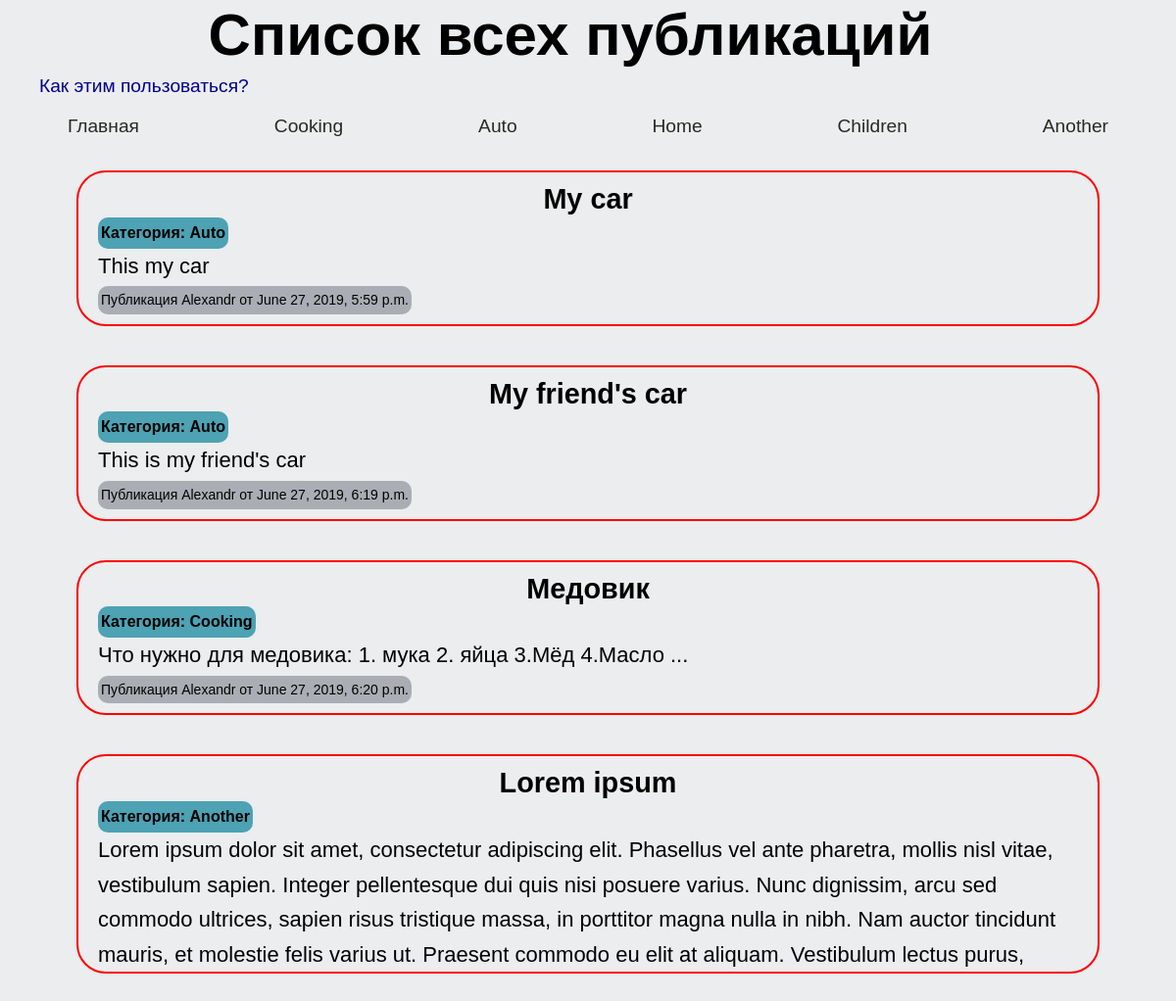
The page / on the database its author committed.
### posts/models.py (models this page shows, shortened)
class Post(models.Model):
    STATUS_CHOICES = (
        ('draft', 'Черновик'),
        ('published', 'Опубликован'),
    )
    title = models.CharField(max_length=250)
    slug = models.SlugField(max_length=250, unique_for_date='when_published')
    author = models.ForeignKey(User, on_delete=models.CASCADE, related_name='blog_posts')
    body = models.TextField()
    when_published = models.DateTimeField(default=timezone.now)
    created = models.DateTimeField(auto_now_add=True)
    updated = models.DateTimeField(auto_now=True)
    status = models.CharField(max_length=10, choices=STATUS_CHOICES, default='draft')
    category = models.ForeignKey(Category, related_name="posts", null=True, blank=True, on_delete=models.SET_NULL)

class Category(models.Model):
	CATEGORY_CHOICES = (
			("Cooking","Кулинария"),
			("Auto","Авто"),
			("Home","Дом"),
			("Children","Дети"),
			("Another","Другое")
		)
	slug = models.SlugField(max_length=250)
	title = models.CharField(max_length=250, choices=CATEGORY_CHOICES)
	def __str__(self):
		return self.title

### posts/views.py (the view)
# urls.py: path('', PostsListView.as_view(), name="main"),
class PostsListView(ListView):
	def get_queryset(self):
		try:
			category = self.kwargs['category']
			print(category)
			queryset = Post.objects.filter(status="published").filter(category__title=category)
			return queryset, category
		except:
			queryset = Post.objects.filter(status="published")
			category = ''
			return queryset, category
	template_name = "posts/list.html"
	def get_context_data(self, **kwargs):
		context = super().get_context_data(**kwargs)
		context['category'] = self.get_queryset()[1]
		context['posts'] = self.get_queryset()[0]
		return context

### posts/templates/posts/list.html (shortened to what this page needs)
<!DOCTYPE html>
<html lang="en">
<head>
</head>
<body>
	<header>{% if category %}<h1>Категория: {{ category }}</h1>{% else %}<h1>Список всех публикаций</h1>{% endif %}<p class="how_to_use"><a class="how_to_use" href="">Как этим пользоваться?</a></p></header>
	<nav>
		<ol>
			<li><a href="{% url "main" %}">Главная</a></li>
			<li><a href="{% url "list_by_category" "Cooking" %}">Cooking</a></li>
			<li><a href="{% url "list_by_category" "Auto" %}">Auto</a></li>
			<li><a href="{% url "list_by_category" "Home" %}">Home</a></li>
			<li><a href="{% url "list_by_category" "Children" %}">Children</a></li>
			<li><a href="{% url "list_by_category" "Another" %}">Another</a></li>
		</ol>
	</nav>
	<article>
    	{% for pub in posts %}
		{% if forloop.last %}
		<div class="last">
		{% else %}
		<div>
		{% endif %}
        	<h2>{{ pub.title }}</h2>
        	<h3 class="category">Категория: {{ pub.category }}</h3>
        	<p class="body">{{ pub.body }}</p>
        	<p class="from_who">
            	Публикация {{ pub.author }} от {{ pub.when_published }}
        	</p>
    	</div>
    	{% empty %}
        	<h2>Публикаций нет</h2>
        	<p>Чтобы добавить что-то в список, зайдите в админку и добавьте их оттуда.</p>
    	{% endfor %}
	</article>
</body>
</html>

### posts/templates/posts/list.html (style rules this page uses)
* { padding: 0; margin: 0; }
body { font:1.2em/1.62 sans-serif; background-color: #EBEDEF; }
nav { margin: 10px 0; }
h1,h2 { line-height:1.2; }
h1 { display: inline-block; width: 75%; font-size:60px; text-align: center; margin-left: 11%; }
h2 { text-align: center; }
h3.category { display: inline-block; font-size: 16px; background-color: #4DA2B4; border-radius: 10px; padding: 3px; }
article { min-height: 1000px; display: flex; flex-direction: column; justify-content: flex-start; align-content: center; align-items: center; }
div { width: 1000px; max-height: 200px; overflow: auto; border: 2px solid red; border-radius: 30px; padding: 10px 20px; margin: 20px 0; }
div.last { margin-bottom: 50px; }
header { padding: 0px; }
header p { text-align: right; }
a { color: darkblue; text-decoration: none; }
p.from_who { display: inline-block; font-size: 14px; background-color: #AAAEB4; border-radius: 10px; padding: 3px; }
p.body { font-size: 22px; }
p.how_to_use { display: inline-block; margin-left: 40px; }
ol { width: 100%; list-style-type: none; display: flex; justify-content: space-around; align-items: center; }
ol a { color: #282923; }

### rows shown on the page
Post: title "My car", category "Auto", body "This my car", author "Alexandr", when_published "June 27, 2019, 5:59 p.m."
Post: title "My friend's car", category "Auto", body "This is my friend's car", author "Alexandr", when_published "June 27, 2019, 6:19 p.m."
Post: title "Медовик", category "Cooking", body "Что нужно для медовика: 1. мука 2. яйца 3.Мёд 4.Масло ...", author "Alexandr", when_published "June 27, 2019, 6:20 p.m."
Post: title "Lorem ipsum", category "Another", body "Lorem ipsum dolor sit amet, consectetur adipiscing elit. Phasellus vel ante pharetra, mollis nisl vitae, vestibulum sapien. Integer pellentesque dui quis nisi posuere varius. Nunc dignissim, arcu sed commodo ultrices, sapien risus tristique massa, in porttitor magna nulla in nibh. Nam auctor tincidunt mauris, et molestie felis varius ut. Praesent commodo eu elit at aliquam. Vestibulum lectus purus,…"
